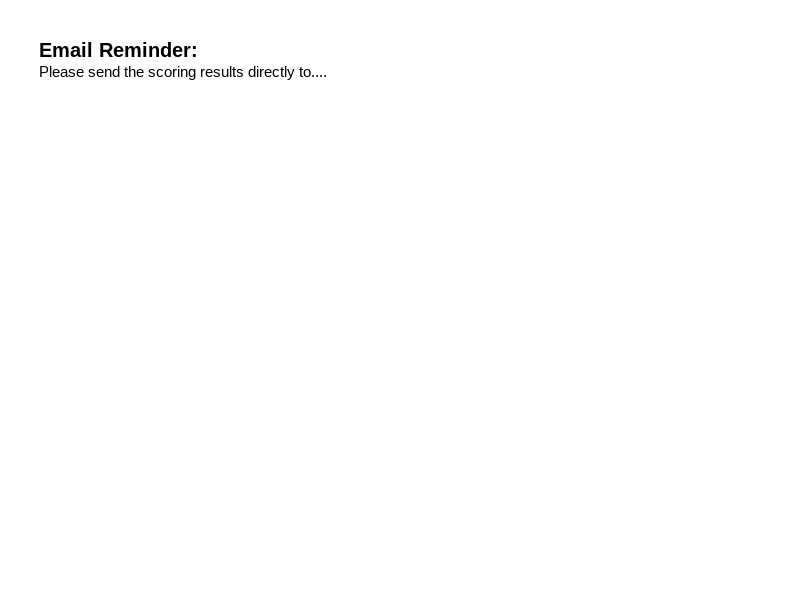

Source code (MATLAB):
function rem = email_reminder()

%window
posx = 0.4; posy = 0.4; width = 0.2; height = 0.2;
gui_color = [1 1 1];
rem = figure('Units','normalized','Position',[posx posy width height],'Name','Email Reminder',...
    'MenuBar','none','NumberTitle','off','Color', gui_color);
            
text_expl = ['\bf\fontsize{20}\fontname{Arial}Email Reminder:' char(10) '\rm\fontsize{15}Please send the scoring results directly to....'];
axes('units','normalized', 'position',[0.05 0.1 0.9 .8],'visible','off')
text(0,1,text_expl)
end
